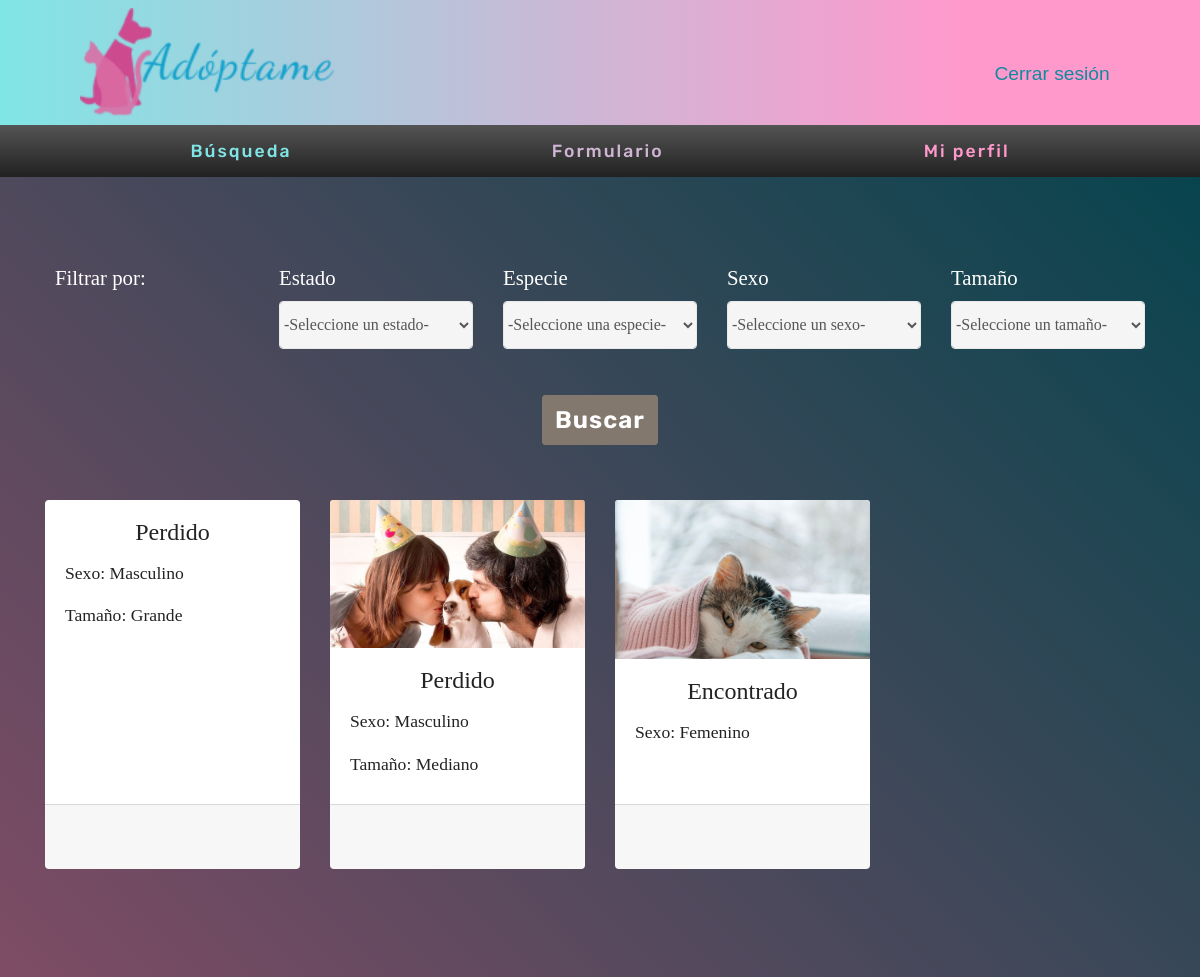
The app's page /search/ (signed in) with its own data.
### main/models.py (models this page shows)
class Animal(models.Model):
    STATUS_CHOICES = (
        ('a', 'for_adoption'),
        ('f', 'found'),
        ('l', 'lost'),
    )
    GENDER_CHOICES = (
        ('m', 'male'),
        ('f', 'female')
    )
    SIZE_CHOICES = (
        ('s', 'short'),
        ('m', 'medium'),
        ('b', 'big')
    )
    RACE_CHOICES = (
        ('d', 'dog'),
        ('c', 'cat'),
        ('o', 'other')
    )
    ID_animal = models.AutoField(unique=True, primary_key=True)
    picture = models.FileField(default="animal/rey.png", upload_to="animal/")
    status = models.CharField(max_length=200, choices=STATUS_CHOICES)
    race = models.CharField(max_length=200, choices=RACE_CHOICES)
    gender = models.CharField(max_length=6, choices=GENDER_CHOICES)
    size = models.CharField(max_length=200, choices=SIZE_CHOICES)
    description = models.CharField(max_length=500, choices=SIZE_CHOICES, default="Description Example")

### main/views.py (the view)
# urls.py: path("search/", login_required(views.search), name="search"),
def search(request):
    data = request.POST
    q1 = Animal.objects.all()
    q2 = FormDB.objects.all()
    q3 = PhoneNumber.objects.all()
    def test(n):
        return "hola" + str(n)
    q = Animal.objects.filter(status=str(data.get("inputEstadoS"))).filter(race=str(data.get("inputEspecieS"))).filter(gender=str(data.get("inputSexoS"))).filter(size=str(data.get("inputTS")))
    if not q:
        d1 = {"busqueda": q1, "form": q2, "phone": q3, "test": test}
        return render(request, "main/search.html", d1)
    else:
        d = {"busqueda": q}
        return render(request, "main/search.html", d)

### main/templates/main/search.html (shortened to what this page needs)
<!DOCTYPE html>
<html  >
<head>
  <link rel="stylesheet" href="https://use.fontawesome.com/releases/v5.8.1/css/all.css">
  <link href="https://stackpath.bootstrapcdn.com/bootstrap/4.4.1/css/bootstrap.min.css" rel="stylesheet">
  <link rel="stylesheet" href="https://use.fontawesome.com/releases/v5.8.1/css/all.css">
  <link href="https://stackpath.bootstrapcdn.com/bootstrap/4.4.1/css/bootstrap.min.css" rel="stylesheet">
  <link rel="stylesheet" href="../../static/assets/web/assets/mobirise-icons/mobirise-icons.css">
  <link rel="stylesheet" href="../../static/assets/bootstrap/css/bootstrap.min.css">
  <link rel="stylesheet" href="../../static/assets/bootstrap/css/bootstrap-grid.min.css">
  <link rel="stylesheet" href="../../static/assets/bootstrap/css/bootstrap-reboot.min.css">
  <link rel="stylesheet" href="../../static/assets/tether/tether.min.css">
  <link rel="stylesheet" href="../../static/assets/animatecss/animate.min.css">
  <link rel="stylesheet" href="../../static/assets/dropdown/css/style.css">
  <link rel="stylesheet" href="../../static/assets/theme/css/style.css">
  <link rel="stylesheet" href="../../static/assets/mobirise/css/mbr-additional.css" type="text/css">
  <link rel="stylesheet" href="../../static/csslocal/csspaola.css">
</head>
<body>
  <section class="menu cid-qTkzRZLJNu" once="menu" id="menu1-0">
    <nav class="navbar navbar-expand beta-menu align-items-center navbar-fixed-top navbar-toggleable-sm">
        <div class="menu-logo">
            <div class="navbar-brand">
                <span class="navbar-logo">
                         <a href="/homeLog/"><img src="../../static/assets/images/logo-192x76.png" alt="Mobirise" title="" style="height: 6.8rem;"><a/>
                </span>
            </div>
        </div>
        <div class="collapse navbar-collapse" id="navbarSupportedContent">
            <ul class="navbar-nav nav-right" data-app-modern-menu="true">
                <li class="nav-item">
                    <a class="nav-link link text-primary display-2" href="/logout/">Cerrar sesión</a>
                </li>
            </ul>
        </div>
    </nav>
</section>
<section class="menu cid-qTkzRZLJNu sticky-top" once="menu">
    <nav class="navbar navbar-expand" id="myNav">
        <ul class="navbar-nav">
          <li class="nav-item active">
            <a class="nav-link" href="/search/">Búsqueda</a>
          </li>
        </ul>
        <ul class="navbar-nav">
          <li class="nav-item active">
            <a class="nav-link" data-toggle="modal" data-target="#formModal" href="#">Formulario</a>
          </li>
        </ul>
        <ul class="navbar-nav">
          <li class="nav-item active">
            <a class="nav-link" href="/profile/">Mi perfil</a>
          </li>
        </ul>
      </nav>
</section>
<form method="post" id="formSearch" action="/search/">
    <section class="mbr-fullscreen" id="buscador">
        <div class="container" >
                <div class="form-row">
                <div class="col-md">Filtrar por:</div>
                <div class="form-group col-md">
                    <label for="inputEstado">Estado</label>
                    <select id="inputEstadoS" name="inputEstadoS" class="form-control" form="formSearch">
                              <option value="" >-Seleccione un estado-</option>
                    </select>
                </div>
                <div class="form-group col-md">
                    <label for="inputEstado">Especie</label>
                    <select id="inputEspecieS" name="inputEspecieS" class="form-control" form="formSearch">
                              <option value="" >-Seleccione una especie-</option>
                    </select>
                </div>
                <div class="form-group col-md">
                    <label for="inputEstado">Sexo</label>
                    <select id="inputSexoS" name="inputSexoS" class="form-control" form="formSearch">
                              <option value="" >-Seleccione un sexo-</option>
                    </select>
                </div>
                <div class="form-group col-md">
                    <label for="inputEstado">Tamaño</label>
                    <select id="inputTS" name="inputTS" class="form-control" form="formSearch">
                              <option value="" >-Seleccione un tamaño-</option>
                    </select>
                </div>
                </div>
                <div class="text-center mt-4">
                  <input class="btn btn-info" type="submit" value="Buscar"/>
                </div>
                <br>
                <br>
                <div class="row text-center">
                    {% for d in busqueda %}
                  <div class="col-lg-3 col-md-6 mb-4">
                    <div class="card h-100">
                      <img class="card-img-top" src="{{ d.picture.url }}" alt="">
                      <div class="card-body">
                        <h4 class="card-title">
                                {% if d.status == 'a'  %}
                                    En adopción
                                {% elif d.status == 'f' %}
                                    Encontrado
                                {% elif d.status == 'l' %}
                                    Perdido
                                {% endif %}</h4>
                        <p>Sexo: {% if d.gender == 'f'  %}
                                Femenino
                                {% elif d.gender == 'm' %}
                                Masculino
                                {% endif %}</p>
                        <p>Tamaño: {% if d.size == 's'  %}
                                    Pequeño
                                {% elif d.size == 'm' %}
                                    Mediano
                                {% elif d.size == 'b' %}
                                    Grande
                                {% endif %}</p>
                      </div>
                      <div class="card-footer">
                      </div>
                    </div>
                  </div>
                    {% endfor %}
                </div>
        </div>
    </section>
</form>
  </body>
</html>

### main/static/assets/theme/css/style.css (style rules this page uses)
section { background-color: #eeeeee; }
body { font-style: normal; line-height: 1.5; }
section, .container, .container-fluid { position: relative; word-wrap: break-word; }
ul, ol, pre, blockquote { margin-bottom: 2.3125rem; }
a { font-style: normal; font-weight: 400; cursor: pointer; }
a, a:hover { text-decoration: none; }
body { color: #232323; }
h1, h2, h3, h4, h5, h6, .h1, .h2, .h3, .h4, .h5, .h6, .display-1, .display-2, .display-3, .display-4 { line-height: 1; word-break: break-word; word-wrap: break-word; }
body { position: relative; }
section { background-position: 50% 50%; background-repeat: no-repeat; background-size: cover; }
.card { background-color: transparent; border: none; }
.btn { font-weight: 500; border-width: 2px; font-style: normal; letter-spacing: 1px; margin: 0.4rem 0.8rem; white-space: normal; -webkit-transition: all 0.3s ease-in-out; -moz-transition: all 0.3s ease-in-out; transition: all 0.3s ease-in-out; display: inline-flex; align-items: center; justify-content: center; word-break: break-word; -webkit-align-items: center; -webkit-justify-content: center; display: -webkit-inline-flex; }
[type=submit] { -webkit-appearance: none; }
.mbr-fullscreen { display: flex; display: -webkit-flex; display: -moz-flex; display: -ms-flex; display: -o-flex; align-items: center; -webkit-align-items: center; min-height: 100vh; padding-top: 3rem; padding-bottom: 3rem; }
.form-control { background-color: #f5f5f5; box-shadow: none; color: #565656; line-height: 1.43; min-height: 3.5em; padding: 1.07em 0.5em; }
.form-control, .form-control:focus { border: 1px solid #e8e8e8; }
.menu .navbar-brand { display: -webkit-flex; }
.menu .navbar-brand span { display: flex; display: -webkit-flex; }
.menu .navbar-brand .navbar-logo img { display: -webkit-flex; }
@media (min-width: 1024px) { .menu .navbar-toggleable-sm .navbar-collapse { display: -webkit-flex !important; } }
.navbar { display: -webkit-flex; -webkit-flex-wrap: wrap; -webkit-align-items: center; -webkit-justify-content: space-between; }
.navbar-collapse { -webkit-flex-basis: 100%; -webkit-flex-grow: 1; -webkit-align-items: center; }
.row { display: -webkit-flex; -webkit-flex-wrap: wrap; }
@media (min-width: 768px) { .navbar-toggleable-sm { -webkit-box-orient: horizontal; -webkit-box-direction: normal; -webkit-flex-direction: row; -ms-flex-direction: row; flex-direction: row; -webkit-flex-wrap: nowrap; -ms-flex-wrap: nowrap; flex-wrap: nowrap; -webkit-box-align: center; -webkit-align-items: center; -ms-flex-align: center; align-items: center; } }
@media (min-width: 768px) { .navbar-toggleable-sm .navbar-nav { -webkit-box-orient: horizontal; -webkit-box-direction: normal; -webkit-flex-direction: row; -ms-flex-direction: row; flex-direction: row; } }
@media (min-width: 768px) { .navbar-toggleable-sm .navbar-nav .nav-link { padding-right: 0.5rem; padding-left: 0.5rem; } }
@media (min-width: 768px) { .navbar-toggleable-sm .navbar-collapse { display: none; width: 100%; } }
html, body { height: auto; min-height: 100vh; }

### records on screen
Animal: status "Perdido", gender "Masculino", size "Grande"
Animal: picture (picture), status "Perdido", gender "Masculino", size "Mediano"
Animal: picture (picture), status "Encontrado", gender "Femenino"
